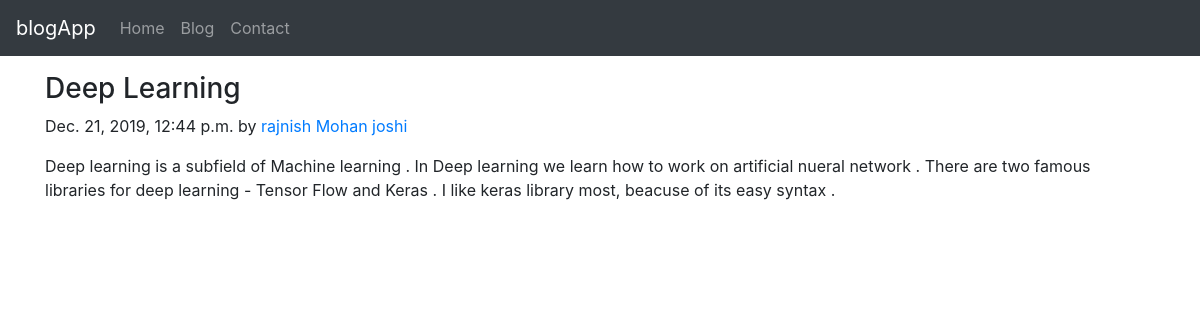
/blog/my-experience-deep-learning, run on the app's committed database.
### blog/models.py (models this page shows, shortened)
class Post(models.Model):
    sno = models.AutoField(primary_key = True)
    title = models.CharField(max_length = 255)
    content = models.TextField()
    author = models.CharField(max_length = 100)
    slug = models.CharField(max_length = 130)
    img = models.ImageField(upload_to = 'pics')
    timestamp = models.DateTimeField(blank = True)

### blog/views.py (the view)
# urls.py: path('<str:slug>' , views.blogPost , name = 'blogPost'),
def blogPost(request , slug):
    post = Post.objects.filter(slug = slug ).first()
    context = {'post':post}
    return render(request, 'blog/blogPost.html', context)

### templates/blog/blogPost.html (shortened to what this page needs)
{% extends 'base.html' %}
{% block body %}
<div class = "container my-3">
    <h3 class= "blog-post-title"> {{post.title}} </h3>
    <p class="blog-post-meta">{{post.timestamp}} by <a href="#"> {{post.author}}</a></p>
    <p> {{post.content}} </p>
 </div>
{% endblock body %}

### data on the page
Post: title "Deep Learning", timestamp "Dec. 21, 2019, 12:44 p.m.", author "rajnish Mohan joshi", content "Deep learning is a subfield of Machine learning . In Deep learning we learn how to work on artificial nueral network . There are two famous libraries for deep learning - Tensor Flow and Keras . I like keras library most, beacuse of its easy syntax ."
